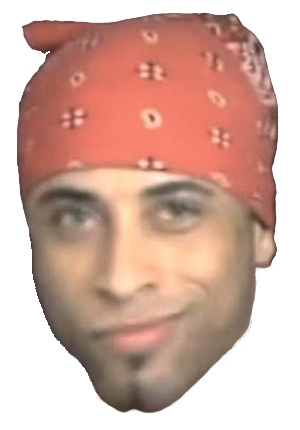
#> input picture test.jpg, 300 x 430 px, found by its file name
$ python main.v1.py
#> lines starting #> are read from the running program, lines starting #| are printed output that depends on the picture; after the words box and inside, x2 and y2 are one past the last pixel; in counts of white or black regions, pixels touching at a corner belong together
### utils.py
import numpy as np
import matplotlib.pyplot as plt
from PIL import Image
import cv2
import os
import time
import tqdm

# [8 lines left out: function saliency_map, not called in this run]

def mosaic(img, n):
    w, h = img.size
    mosaic = [[0] * n] * n
    for i in tqdm.tqdm(range(n)):
        for j in range(n):
            count = 0
            avgs = [0, 0, 0]
            for x in range(int(i*(w/n)), int((i+1)*w/n)):
                for y in range(int(j*(h/n)), int((j+1)*(h/n))):
                    # img = Image.open('RubixMosaic/test.jpg')
                    a, b, c = img.getpixel((x, y))
                    avgs[0] += a
                    avgs[1] += b
                    avgs[2] += c
                    count += 1
            mosaic[i][j] = (avgs[0] / count, avgs[1] / count, avgs[2] / count)
    return mosaic

def get_closest_color(color, color_list):
    color_index = 0
    for i in range(len(color_list)):
        if get_distance(color, color_list[i]) < get_distance(color, color_list[color_index]):
            color_index = i
    return color_index

def get_distance(color1, color2):
    return np.sqrt((color1[0] - color2[0])**2 + (color1[1] - color2[1])**2 + (color1[2] - color2[2])**2)

### main.v1.py
from PIL import Image
from utils import *
import numpy as np

def main():
    imgfile = 'RubixMosaic/test.jpg'
    img = Image.open(imgfile)
#> img is the input picture: PIL image 300x430 RGB; mean R, G, B 210.5, 173, 160.8
    w, h = img.size
#> w = 300; h = 430
    m = min(w, h)
#> m = 300
    x, y = (w-m)//2, (h-m)//2
#> x = 0; y = 65
    crop_img = img.crop((x, y, x+m, y+m))
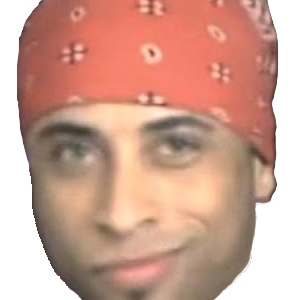
#> crop_img: PIL image 300x300 RGB; mean R, G, B 207, 162.2, 146.7
    N = 10
    # crop_img = img[x:x+m, y:y+m]
    crop_img = crop_img.resize((200, 200))
#> crop_img: PIL image 200x200 RGB
    mosaic_matrix = mosaic(crop_img, N)
#> after the loop in mosaic, `for i in tqdm.tqdm(range(n)):`: mosaic = 10 items
#> mosaic_matrix = 10 items

    for i in range(N):
        for j in range(N):
            print('{:4}'.format(str(mosaic_matrix[i][j])))
        print()
#> this loop made 10 passes
#> (printed output is left out)

    blank_canvas = Image.new('RGB', (w, h), (0, 0, 0))
#> blank_canvas: PIL image 300x430 RGB; every value is 0

    color_list = [
        (255, 0, 0),
        (0, 255, 0),
        (0, 0, 255),
        (255, 127, 0),
        (255, 255, 0),
        (255, 255, 255)
    ]

    colors_image_list = [Image.new('RGB', (int(m / N), int(m / N)), c) for c in color_list]

    for i in range(N):
        for j in range(N):
            color_index = get_closest_color(mosaic_matrix[i][j], color_list)
            blank_canvas.paste(colors_image_list[color_index], (int(x + i * m / N), int(y + j * m / N)))
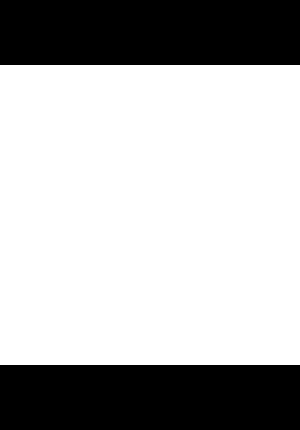
#> blank_canvas: PIL image 300x430 RGB; 69.8% white; 2 black regions, box (x1, y1, x2, y2) and area: (0, 0, 300, 65) 19500, (0, 365, 300, 430) 19500


    blank_canvas.show()
    # [10 lines of commented-out code are left out]

if __name__ == '__main__':
    main()
    # a = (1, 2, 3)
    # print(a+a)

$ run again, with DVjXYEbVwAESAkh.jpg copied over test.jpg
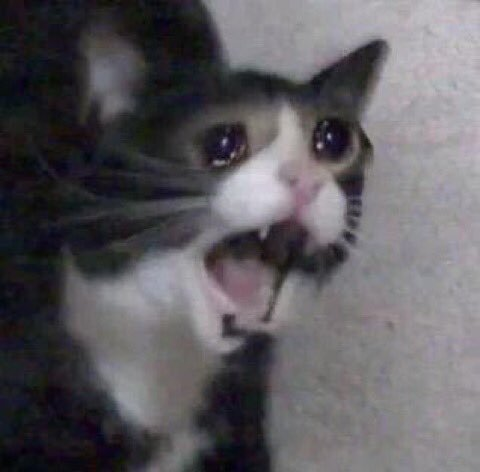
#> input picture DVjXYEbVwAESAkh.jpg, 480 x 472 px, found by its file name
#> in main, img is the input picture: PIL image 480x472 RGB; mean R, G, B 94.2, 91.7, 95.9
#> after the loop in mosaic, `for i in tqdm.tqdm(range(n)):`: mosaic = 10 items
#> the loop in main, `for i in range(N):` made 10 passes
#> (printed output is left out)
#> after the loop in main, `for i in range(N):`:
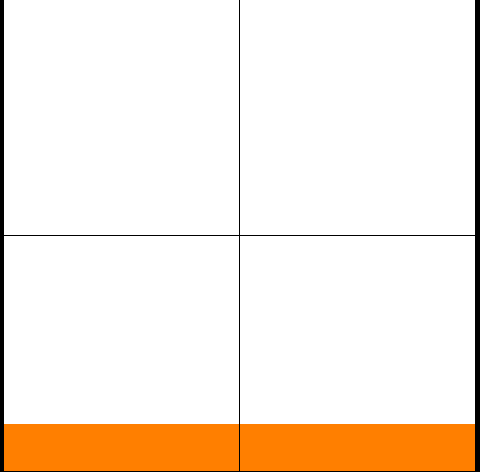
#> blank_canvas: PIL image 480x472 RGB; mean R, G, B 248.6, 236.1, 223.8

$ run again, with baby face.png saved as test.jpg
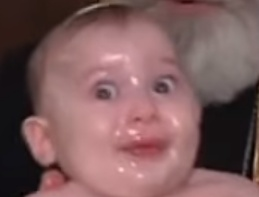
#> input picture baby face.png, 259 x 197 px, found by its file name
#> in main, img is the input picture: PIL image 259x197 RGB; mean R, G, B 124.4, 91.2, 91.7
#> in main, `crop_img = img.crop((x, y, x+m, y+m))`:
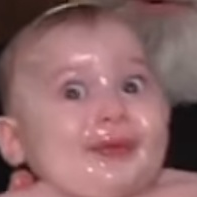
#> crop_img: PIL image 197x197 RGB; mean R, G, B 144.3, 104.3, 105
#> after the loop in mosaic, `for i in tqdm.tqdm(range(n)):`: mosaic = 10 items
#> the loop in main, `for i in range(N):` made 10 passes
#> (printed output is left out)
#> after the loop in main, `for i in range(N):`:
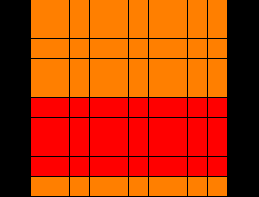
#> blank_canvas: PIL image 259x197 RGB; mean R, G, B 180.4, 53.9, 0
